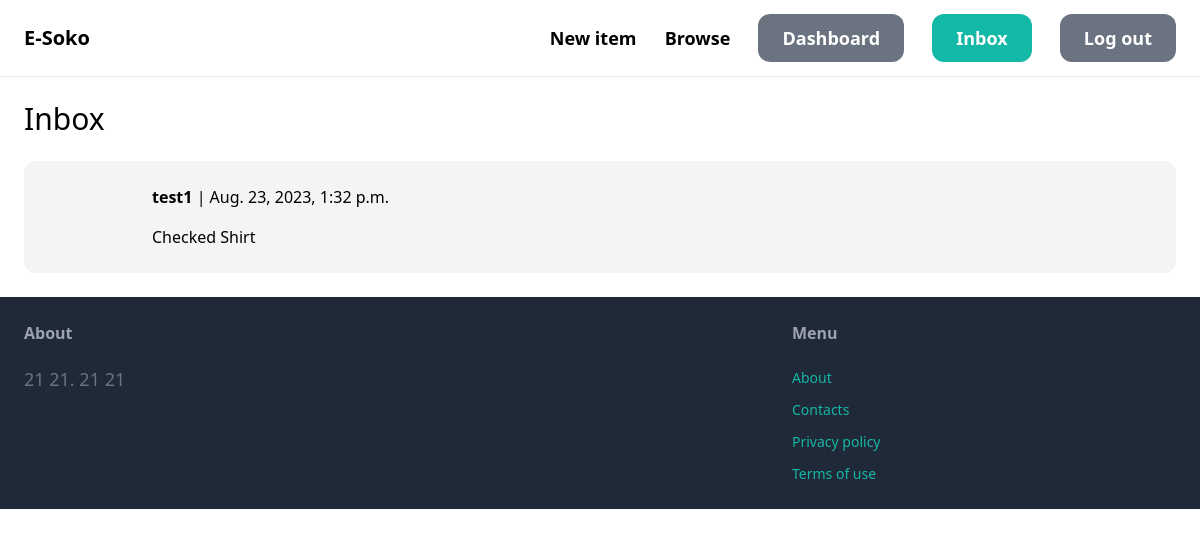
Page /inbox/ (signed in) on the earlier database version.
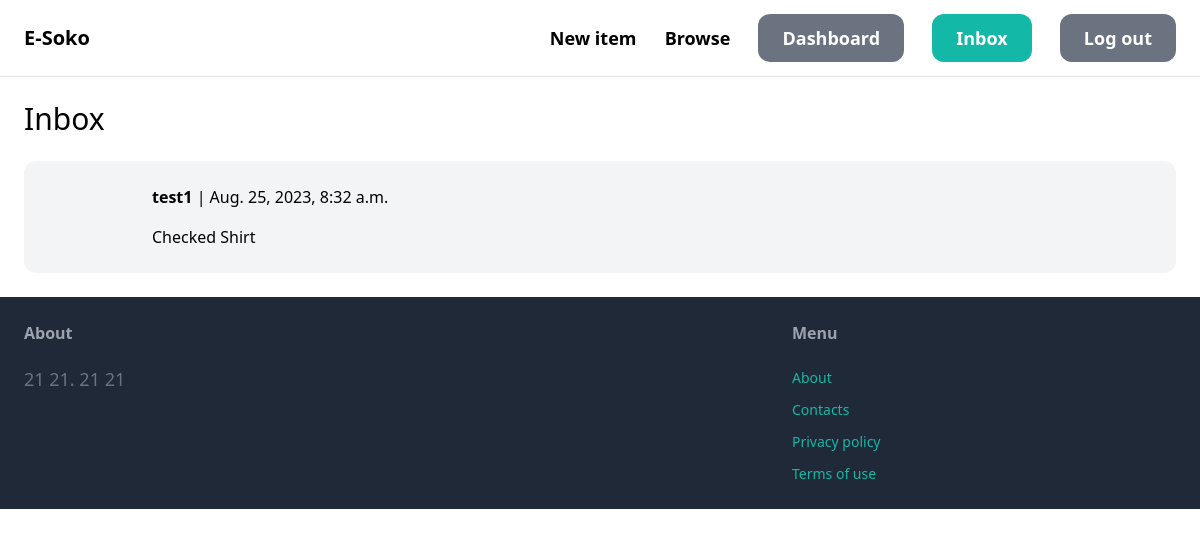
Same page on the later database version.
### conversations/models.py (models this page shows, shortened)
class Conversation(models.Model):
    item = models.ForeignKey(Item, related_name='conversations', on_delete=models.CASCADE)
    members = models.ManyToManyField(User, related_name='conversations')
    created_at = models.DateTimeField(auto_now_add=True)
    modified_at = models.DateTimeField(auto_now=True)
    class Meta:
        ordering = ('-modified_at',)

### items/models.py (models this page shows, shortened)
class Item(models.Model):
    category = models.ForeignKey(Category, related_name='items', on_delete=models.CASCADE)
    name = models.CharField(max_length=255)
    description = models.TextField(blank=True, null=True)
    price = models.FloatField()
    image = models.ImageField(upload_to='item_images', blank=True, null=True)
    is_sold = models.BooleanField(default=False)
    created_by = models.ForeignKey(User, related_name='items', on_delete=models.CASCADE)
    created_at = models.DateTimeField(auto_now_add=True)
    class Meta:
        ordering = ('name',)

### conversations/views.py (the view)
# urls.py: path('', inbox, name='inbox'),
@login_required()
def inbox(request):
    conversations = Conversation.objects.filter(members__in=[request.user.id])
    return render(request, 'inbox.html', {
        'conversations': conversations
    })

### conversations/templates/inbox.html (shortened to what this page needs)
{% extends 'base.html' %}
{% block content %}
    <h1 class="mb-6 text-3xl">Inbox</h1>
    <div class="space-y-6">
        {% for conversation in conversations %}
            <a href="{% url 'conversation:detail' conversation.id %}">
                <div class="p-6 flex bg-gray-100 rounded-xl">
                    <div class="pr-6">
                    </div>
                    <div>
                        {% for member in conversation.members.all %}
                            {% if member != request.user %}
                                <p class="mb-4"><strong>{{ member.username }}</strong> | {{ conversation.modified_at }}</p>
                                <p>{{ conversation.item.name }}</p>
                            {% endif %}
                        {% endfor %}
                    </div>
                </div>
            </a>
        {% endfor %}
    </div>
{% endblock content %}

### core/templates/base.html (shortened to what this page needs)
<!doctype html>
<html>
    <head>
        <script src="https://cdn.tailwindcss.com"></script>
    </head>
    <body>
        <nav class="py-6 px-6 flex justify-between items-center border-b border-gray-200">
            <a href="/" class="text-xl font-semibold">E-Soko</a>
            <div class="space-x-6">
                <a href="{% url 'items:new' %}" class="text-lg font-semibold hover:text-gray-500">New item</a>
                <a href="{% url 'items:items' %}" class="text-lg font-semibold hover:text-gray-500">Browse</a>
                {% if request.user.is_authenticated %}
                    <a href="{% url 'dashboard:dash' %}" class="px-6 py-3 text-lg font-semibold bg-gray-500 text-white rounded-xl hover:bg-teal-700">Dashboard</a>
                    <a href="{% url 'conversation:inbox' %}" class="px-6 py-3 text-lg font-semibold bg-teal-500 text-white rounded-xl hover:bg-gray-700">Inbox</a>
                    <a href="{% url 'logout' %}" class="px-6 py-3 text-lg font-semibold bg-gray-500 text-white rounded-xl hover:bg-gray-700">Log out</a>
                {% else %}
                    <a href="{% url 'signup' %}" class="px-6 py-3 text-lg font-semibold bg-teal-500 text-white rounded-xl hover:bg-teal-700">Sign up</a>
                    <a href="{% url 'login' %}" class="px-6 py-3 text-lg font-semibold bg-gray-500 text-white rounded-xl hover:bg-gray-700">Log in</a>
                {% endif %}
            </div>
        </nav>
        <div class="px-6 py-6">
           {% block content %}
           {% endblock content %}
        </div>
        <footer class="py-6 px-6 flex justify-between bg-gray-800">
            <div class="w-2/3 pr-10">
                <h3 class="mb-5 font-semibold text-gray-400">About</h3>
                <p class="text-lg text-gray-500">21 21. 21 21</p>
            </div>
            <div class="w-1/3">
                <h3 class="mb-5 font-semibold text-gray-400">Menu</h3>
                <ul class="space-y-2">
                    <li><a href="#" class="text-sm text-teal-500 hover:text-teal-700">About</a></li>
                    <li><a href="{% url 'contact' %}" class="text-sm text-teal-500 hover:text-teal-700">Contacts</a></li>
                    <li><a href="#" class="text-sm text-teal-500 hover:text-teal-700">Privacy policy</a></li>
                    <li><a href="#" class="text-sm text-teal-500 hover:text-teal-700">Terms of use</a></li>
                </ul>
            </div>
        </footer>
    </body>
</html>

Differences in the rows shown:
changed Conversation "Checked Shirt": modified_at "Aug. 23, 2023, 1:32 p.m." → "Aug. 25, 2023, 8:32 a.m."
